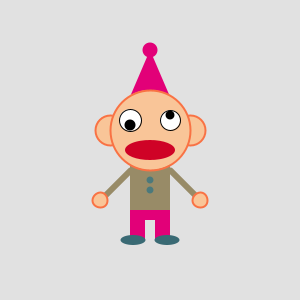
Frame 1 (no input)
Frame 60 (the mouse pressed at the canvas centre just before this capture): identical to frame 1, image omitted
Frame 120 (the mouse held since frame 60 and released just before this capture): identical to frame 1, image omitted

The Processing sketch that drew this single still picture (run headless with seeded random() and noise(); from frame 60 on, the mouse is pressed at the canvas centre):

// Processing sketch: processing_23548
// ── processing_23548.pde

int x = 150;
int y = 150;

void setup () {
  size(300,300);
}


void draw () {

  background(225);
  smooth();
  stroke(152,139,103);
  strokeWeight(6);
  line(x-20,y+20,x-50,y+50); //left arm
  line(x+20,y+20,x+50,y+50); //right arm
  fill(249,197,152);
  stroke(249,114,68);
  strokeWeight(2);
  ellipse(x-50,y+50,15,15); //left hand
  ellipse(x+50,y+50,15,15); //right hand

  fill(226,0,120);
  noStroke();
  rect(x-20,y+50,15,40);
  rect(x+5,y+50,15,40);
  rect(x-20,y+50,40,20); //pants

  noStroke();
  fill(58,106,116);
  ellipse(x-17,y+90,25,10); //left foot
  ellipse(x+17,y+90,25,10); //right foot

  fill(152,139,103);
  noStroke();
  rect(x-20,y,40,60); //body
  fill(75,121,123);
  ellipse(x,y+30,7,7);//1st button
  ellipse(x,y+40,7,7); //2nd button

  fill(249,197,152);
  stroke(249,114,68);
  strokeWeight(2);
  ellipse(x-40,y-20,30,30); //ear left
  ellipse(x+40,y-20,30,30); //ear right

  fill(226,0,120);
  noStroke();
  triangle(x,y-100,x-30,y-30,x+30,y-30); //hat
  ellipse(x, y-100, 15,15); //hat tip

  stroke(249,114,68);
  strokeWeight(2);
  fill(249,197,152);
  ellipse(x,y-20,80,80); //face
  
  noStroke();
  fill(207,2,38);
  ellipse(x,y,50,20); //mouth

  stroke(0);
  strokeWeight(1);
  fill(255);
  ellipse(x-20,y-30,22,22); //left eye
  fill(0);
  noStroke();
  ellipse(x-20,y-25,11,11);

  stroke(0);
  fill(255);
  ellipse(x+20,y-30,20,20); //right eye
  fill(0);
  noStroke();
  ellipse(x+20,y-35,9,9);
}
